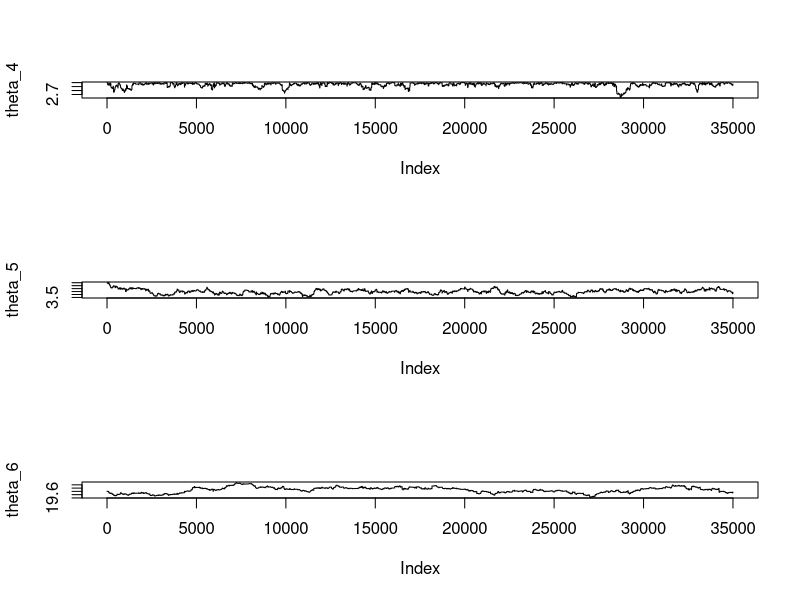
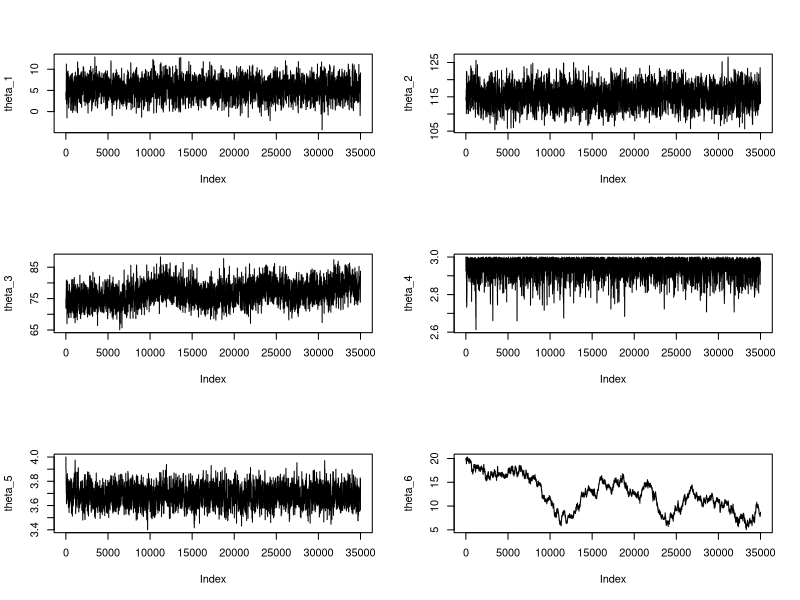

R code for these plots, in order:
library(truncnorm)
library(mvtnorm)

#functions

ll <- function(theta,r,d,x)
{
  E0 <- theta[1]
  Emax <- theta[2]
  ED50 <- theta[3]
  lambda <- theta[4]
  sigmasq <- exp(theta[5])
  beta1 <- theta[6]
  n <- length(r)
  
  if((ED50 + beta1) > 0)
  {
    mu <- E0 + ((d^lambda)*Emax)/((d^lambda)+(ED50+beta1*x)^lambda)
    out <-  (-n/2)*(log(2*pi)+log(sigmasq))-(1/(2*sigmasq))*sum((r-mu)^2)
  } else{
    out <- -Inf
  }
  return(out)
}

pri <- function(theta)
{
  E0 <- theta[1]
  Emax <- theta[2]
  ED50 <- theta[3]
  lambda <- theta[4]
  sigmasq <- exp(theta[5])
  beta1 <- theta[6]  
  
  E0pri <- dnorm(E0,0,10)
  Emaxpri <- dnorm(Emax,100,10)  
  pED50 <- ED50/200
  pED50pri <- dbeta(pED50,2.5,5)
  lambdapri <- dunif(lambda,0.5,3)
  sigmasqpri <- dtruncnorm(sigmasq,a=0,mean=3,sd=5)
  betapri <- dnorm(beta1,10,4)
  
  ind <- ((ED50 + beta1)>0)
  
  return(log(E0pri*Emaxpri*pED50pri*lambdapri*sigmasqpri*betapri*ind))
}

#read in data
test<-read.csv("CW18.csv")
#test<-test[test$bio1==1,]


#Metropolis Hastings
set.seed(123)
theta=c(4.63,114,75,3,4,20)
plotting <- 3 ## Which theta[i] to plot
n.rep <- 35000
prop.stdDev<-c(4.63,114,75,3,0.0125,0.005)
#n.burnin <- 5000
close.screen(all = TRUE)
split.screen(c(3,1))

y <- 1:60
ll0 <- ll(theta,test["r"],test["d"],test["bio1"])+pri(theta)
all.alpha <- rep(0,n.rep)
all.accept <- rep(0,n.rep)
th <- matrix(0,6,n.rep)
th[,1] <- theta
for (i in 2:n.rep) {
  
  #th[,i]<-th[,i-1]+rmvnorm(1,mean=c(1,0,0,0,0,0))*prop.stdDev

  ## proposal...
  th[1,i] <- th[1,i-1]+rt(1,df=10)*5
  ## comment out next line for no time trend...
  th[2,i] <- th[2,i-1]+rt(1,df=2)*5.2
  th[3,i] <- th[3,i-1]+rt(1,df=5)*2
  th[4,i] <- th[4,i-1]+rt(1,df=2)*0.0115
  th[5,i] <- th[5,i-1]+rt(1,df=5)*0.0125
  th[6,i] <- th[6,i-1]+rt(1,df=3)*0.0105
  
  ## get ll proposal
  ll1 <- ll(th[,i],test["r"],test["d"],test["bio1"])+pri(th[,i])
  acc <- min(1,exp(ll1-ll0))
  all.alpha[i] <- acc
  if (runif(1) <= acc) { ## accept
    all.accept[i] <- 1
    ll0 <- ll1 ## Keep ll0 in sync with th
  } else { ## reject
    th[,i] <- th[,i-1]
  }
    
  if (i %% 35000 == 0) { ## Do some nice plotting...
#    op=par(mfrow=c(2,2))
#    tmp = acf(th[plotting,1:i],plot=FALSE,lag.max=1)
#    acf(th[plotting,1:i],
#        main=paste("Lag-one correlation = ",signif(tmp$acf[2],4),sep=""))
#    hist(all.alpha[1:i],
#         main=paste("Mean alpha = ",signif(mean(all.alpha[1:i]),4),sep=""),
#         xlab="alpha")
#    plot(th[plotting,1:i],type="l",
#         main=paste("Mean theta_",plotting," = ",
#                    signif(mean(th[plotting,1:i]),4)),
#         ylab=(paste("theta_",plotting,sep="")))
#    inter = quantile(th[plotting,1:i],c(0.025,0.975))
#    hist(th[plotting,1:i],
#         main=(paste("Credible Int. = (",signif(inter[1],4),", ",
#                     signif(inter[2],4),")",sep="")),
#         xlab=paste("theta_",plotting,sep=""))
#    par(op)
	    screen(1)
     plot(th[4,1:i],type="l",
         ylab=(paste("theta_",4,sep="")))

	    screen(2)     
     plot(th[5,1:i],type="l",
          ylab=(paste("theta_",5,sep="")))

	screen(3)     
     plot(th[6,1:i],type="l",
          ylab=(paste("theta_",6,sep="")))
  }
}

mean(all.accept)
mean(all.alpha)

th.mod<-th[,-(1:5000)]
V<-cov(t(th.mod))
mu<-rowMeans(th.mod)
cor.test(th.mod[5,],th.mod[6,],method="spearman")

##Adjusted MH including correlation between the parameters
# V is the variance-covariance matrix of the parameters
# mu is the vector containing the mean of each parameter
theta=c(4.63,114,75,3,4,20)
ll0 <- ll(theta,test["r"],test["d"],test["bio1"])+pri(theta)
n.rep <- 35000
all.alpha <- rep(0,n.rep)
all.accept <- rep(0,n.rep)
th.cor <- matrix(0,6,n.rep)
th.cor[,1] <- theta
for (i in 2:n.rep){
	th.cor[,i]<-th.cor[,i-1]+rmvnorm(1,sigma=V)*(2.4/sqrt(6))^2
	ll1 <- ll(th.cor[,i],test["r"],test["d"],test["bio1"])+pri(th.cor[,i])
  	acc <- min(1,exp(ll1-ll0))
  	all.alpha[i] <- acc
	if (runif(1) <= acc) { ## accept
    		all.accept[i] <- 1
    		ll0 <- ll1 ## Keep ll0 in sync with th
  	} else { ## reject
    		th.cor[,i] <- th.cor[,i-1]
  }

}

par(mfrow=c(3,2))
for (i in 1:6){
plot(th.cor[i,],type='l',ylab=(paste("theta_",i,sep="")))
}
